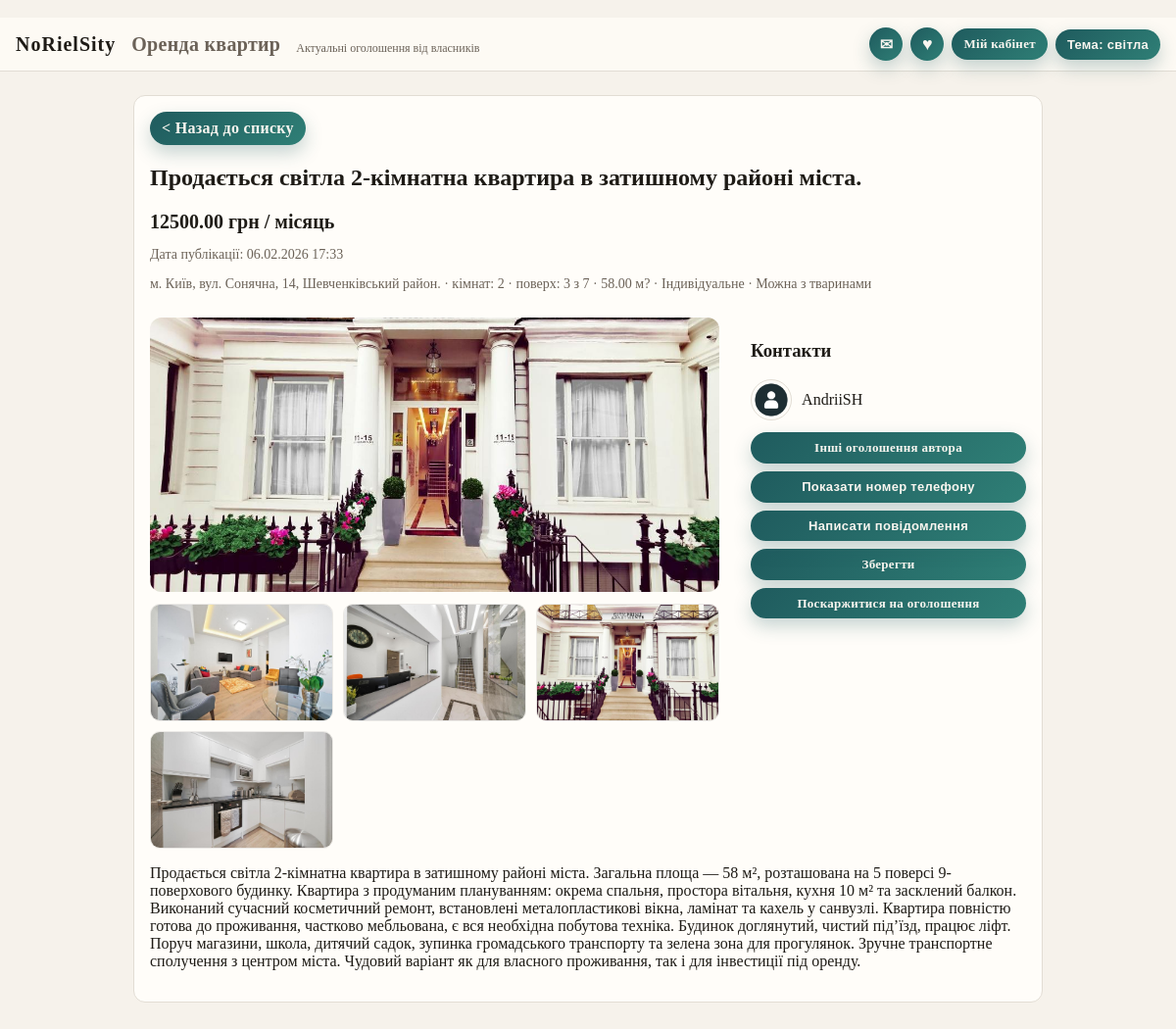
The app's page /listing/1/ with its own data.
### listings/models.py (models this page shows, shortened)
class Listing(models.Model):
    HEATING_INDIVIDUAL = "individual"
    HEATING_CENTRAL = "central"
    HEATING_BUILDING = "building"
    HEATING_OTHER = "other"
    PETS_ALLOWED = "allowed"
    PETS_CATS = "cats_only"
    PETS_NOT_ALLOWED = "not_allowed"
    PETS_NEGOTIABLE = "negotiable"
    HEATING_CHOICES = [
        (HEATING_INDIVIDUAL, "Індивідуальне"),
        (HEATING_CENTRAL, "Централізоване"),
        (HEATING_BUILDING, "Будинкове"),
        (HEATING_OTHER, "Інше"),
    ]
    PETS_CHOICES = [
        (PETS_ALLOWED, "Можна з тваринами"),
        (PETS_CATS, "Можна з котами"),
        (PETS_NOT_ALLOWED, "Не можна"),
        (PETS_NEGOTIABLE, "По домовленості"),
    ]
    ROOMS_1 = "1"
    ROOMS_2 = "2"
    ROOMS_3 = "3"
    ROOMS_4_PLUS = "4+"
    ROOMS_CHOICES = [
        (ROOMS_1, "1"),
        (ROOMS_2, "2"),
        (ROOMS_3, "3"),
        (ROOMS_4_PLUS, "4+"),
    ]
    STATUS_DRAFT = "draft"
    STATUS_PUBLISHED = "published"
    STATUS_ARCHIVED = "archived"
    STATUS_BLOCKED = "blocked"
    STATUS_CHOICES = [
        (STATUS_DRAFT, "Чернетка"),
        (STATUS_PUBLISHED, "Опубліковано"),
        (STATUS_ARCHIVED, "Архів"),
        (STATUS_BLOCKED, "Заблоковано"),
    ]
    owner = models.ForeignKey(
        settings.AUTH_USER_MODEL,
        on_delete=models.CASCADE,
        related_name="listings",
        null=True,
        blank=True,
    )
    title = models.CharField(max_length=120)
    address = models.CharField(max_length=255)
    price_per_month = models.DecimalField(max_digits=10, decimal_places=2)
    floor = models.PositiveSmallIntegerField(null=True, blank=True)
    total_floors = models.PositiveSmallIntegerField(null=True, blank=True)
    heating = models.CharField(max_length=20, choices=HEATING_CHOICES, blank=True)
    pets = models.CharField(max_length=20, choices=PETS_CHOICES, blank=True)
    rooms = models.CharField(max_length=2, choices=ROOMS_CHOICES)
    area_sqm = models.DecimalField(max_digits=7, decimal_places=2, null=True, blank=True)
    description = models.TextField(blank=True)
    photo = models.ImageField(upload_to="listing_photos/", blank=True)
    contact_name = models.CharField(max_length=120)
    contact_phone = models.CharField(max_length=50, blank=True)
    contact_email = models.EmailField(blank=True)
    status = models.CharField(
        max_length=20, choices=STATUS_CHOICES, default=STATUS_PUBLISHED
    )
    views_count = models.PositiveIntegerField(default=0)
    is_active = models.BooleanField(default=True)
    created_at = models.DateTimeField(auto_now_add=True)
    updated_at = models.DateTimeField(auto_now=True)
    class Meta:
        ordering = ["-created_at"]

class ListingImage(models.Model):
    listing = models.ForeignKey(
        Listing, on_delete=models.CASCADE, related_name="images"
    )
    image = models.ImageField(upload_to="listing_photos/")
    uploaded_at = models.DateTimeField(auto_now_add=True)
    class Meta:
        ordering = ["uploaded_at"]

class Profile(models.Model):
    user = models.OneToOneField(settings.AUTH_USER_MODEL, on_delete=models.CASCADE)
    full_name = models.CharField(max_length=120, blank=True)
    phone = models.CharField(max_length=50, blank=True)
    avatar = models.ImageField(
        upload_to="profile_avatars/",
        default="profile_avatars/defolticon.png",
        blank=True,
    )
    last_seen_at = models.DateTimeField(null=True, blank=True)

### listings/views.py (the view, shortened to what this page needs)
# urls.py: path("listing/<int:pk>/", views.listing_detail, name="listing_detail"),
def listing_detail(request, pk: int):
    listing = get_object_or_404(Listing, pk=pk, is_active=True)
    Listing.objects.filter(pk=listing.pk).update(views_count=models.F("views_count") + 1)
    listing.refresh_from_db(fields=["views_count"])
    owner_profile, _ = Profile.objects.get_or_create(user=listing.owner)
    is_favorite = False
    thread_messages = []
    thread_id = None
    modal_open = request.GET.get("open_message") == "1"
    return render(
        request,
        "listings/listing_detail.html",
        {
            "listing": listing,
            "owner_profile": owner_profile,
            "is_favorite": is_favorite,
            "thread_messages": thread_messages,
            "thread_id": thread_id,
            "modal_open": modal_open,
            "owner_last_seen": owner_profile.last_seen_at,
        },
    )

### listings/context_processors.py (called while the page is built, shortened)
def favorites_count(request):
    return {
        "favorites_count": 0,
        "unread_messages_count": 0,
        "latest_received_message_id": 0,
    }

### listings/templates/listings/listing_detail.html (shortened to what this page needs)
{% extends "listings/base.html" %}
{% load listings_extras %}
{% block content %}
  <article class="card">
    <a class="action-primary" href="{% url 'listings:listing_list' %}">< Назад до списку</a>
    <h2>{{ listing.title }}</h2>
    <p class="price">{{ listing.price_per_month }} грн / місяць</p>
    <p class="meta" style="margin-top: -6px;">Дата публікації: {{ listing.created_at|date:"d.m.Y H:i" }}</p>
    <p class="meta">
      {{ listing.address }} · кімнат: {{ listing.get_rooms_display }}
      {% if listing.floor %}
        · поверх: {{ listing.floor }}{% if listing.total_floors %} з {{ listing.total_floors }}{% endif %}
      {% endif %}
      {% if listing.area_sqm %}· {{ listing.area_sqm }} м?{% endif %}
      {% if listing.heating %}· {{ listing.get_heating_display }}{% endif %}
      {% if listing.pets %}· {{ listing.get_pets_display }}{% endif %}
    </p>
    <div class="listing-layout">
      <div>
        {% if listing.photo %}
          <img
            src="{{ listing.photo.url }}"
            alt="{{ listing.title }}"
            class="main-photo"
            data-gallery-src="{{ listing.photo.url }}"
          />
        {% endif %}
        {% if listing.images.all %}
          <div class="gallery-grid">
            {% for image in listing.images.all %}
              <img
                src="{{ image.image.url }}"
                alt="{{ listing.title }}"
                class="gallery-thumb"
                data-gallery-src="{{ image.image.url }}"
              />
            {% endfor %}
          </div>
        {% endif %}
      </div>
      <aside class="contact-card">
        <div class="contact-box">
          <h3>Контакти</h3>
          <div class="owner-row">
            <img class="owner-avatar" src="{{ owner_profile.avatar.url }}" alt="Аватар" />
            <p style="margin: 0;">{{ listing.owner.profile.full_name|default:listing.owner.username }}</p>
          </div>
          <div class="contact-actions">
            <a class="btn secondary contact-main-btn" href="{% url 'listings:author_listings' listing.owner_id %}">
              Інші оголошення автора
            </a>
            {% if listing.contact_phone %}
              <button class="action-primary contact-main-btn" type="button" id="phone-btn" data-phone="{{ listing.contact_phone }}">
                Показати номер телефону
              </button>
            {% endif %}
            <div class="message-wrap">
              <button class="action-primary contact-main-btn" type="button" id="open-message-modal">Написати повідомлення</button>
            </div>
            {% if request.user.is_authenticated %}
              <form method="post" action="{% url 'listings:favorite_toggle' listing.pk %}">
                {% csrf_token %}
                <input type="hidden" name="next" value="{{ request.get_full_path }}" />
                <button class="action-primary contact-main-btn" type="submit">{% if is_favorite %}Видалити збережене{% else %}Зберегти{% endif %}</button>
              </form>
              {% if request.user != listing.owner %}
                <a class="action-primary contact-main-btn" href="{% url 'listings:report_listing' listing.pk %}">
                  Поскаржитися на оголошення
                </a>
              {% endif %}
            {% else %}
              <a class="action-primary contact-main-btn" href="{% url 'login' %}?next={{ request.get_full_path }}">Зберегти</a>
              <a class="action-primary contact-main-btn" href="{% url 'login' %}?next={% url 'listings:report_listing' listing.pk %}">
                Поскаржитися на оголошення
              </a>
            {% endif %}
          </div>
        </div>
      </aside>
    </div>
    {% if listing.description %}
      <p>{{ listing.description }}</p>
    {% endif %}
  </article>
{% endblock %}

### listings/templates/listings/base.html (style rules this page uses)
:root { color-scheme: light; --bg: #f6f2eb; --ink: #1e1b16; --accent: #1f5b5e; --muted: #6b6258; --card: #fffdf9; --border: #e2ddd4; --surface: #fdfaf4; }
html, body { margin: 0 !important; padding: 0 !important; font-family: "Georgia", "Times New Roman", serif; background: var(--bg); color: var(--ink); }
*, *::before, *::after { box-sizing: border-box; }
html { background: var(--bg); }
.card { background: var(--card); border: 1px solid var(--border); border-radius: 12px; padding: 16px; margin-bottom: 16px; }
a { color: var(--accent); text-decoration: none; }
.price { font-size: 20px; font-weight: 700; }
.meta { color: var(--muted); font-size: 14px; }

### listings/templates/listings/listing_detail.html (style rules this page uses)
.listing-layout { display: grid; gap: 16px; }
@media (min-width: 900px) { .listing-layout { grid-template-columns: 65% 35%; align-items: start; } }
.main-photo { width: 100%; height: 280px; object-fit: cover; border-radius: 12px; margin: 12px 0; }
.gallery-grid { display: grid; gap: 10px; grid-template-columns: repeat(auto-fit, minmax(140px, 1fr)); }
.gallery-thumb { width: 100%; height: 120px; object-fit: cover; border-radius: 10px; cursor: pointer; border: 1px solid rgba(0, 0, 0, 0.08); }
.contact-card { position: sticky; top: 16px; }
.contact-box { border: none; border-radius: 12px; padding: 16px; background: transparent; }
.owner-row { display: flex; align-items: center; gap: 10px; margin-bottom: 6px; }
.owner-avatar { width: 42px; height: 42px; border-radius: 999px; object-fit: cover; border: 1px solid var(--border); flex-shrink: 0; }
.contact-actions { display: grid; gap: 8px; margin-top: 12px; }
.contact-actions .btn { text-align: center; }
.contact-main-btn { width: 100%; box-sizing: border-box; display: flex; font-size: 13px; line-height: 1.2; }
.btn { display: inline-flex; align-items: center; justify-content: center; padding: 8px 12px; border-radius: 999px; border: none; background: linear-gradient(135deg, #1f5b5e 0%, #2f7f76 100%); color: #f8f5ef; font-weight: 700; letter-spacing: 0.3px; box-shadow: 0 8px 18px rgba(31, 91, 94, 0.25); text-decoration: none; cursor: pointer; }
.message-wrap { width: 100%; position: relative; }
.action-primary { display: inline-flex; align-items: center; justify-content: center; padding: 8px 12px; border-radius: 999px; border: none; background: linear-gradient(135deg, #1f5b5e 0%, #2f7f76 100%); color: #f8f5ef; font-weight: 700; letter-spacing: 0.3px; box-shadow: 0 8px 18px rgba(31, 91, 94, 0.25); text-decoration: none; cursor: pointer; }

### records on screen
Listing: title "Продається світла 2-кімнатна квартира в затишному районі міста.", price_per_month "12500.00", created_at "06.02.2026 17:33", address "м. Київ, вул. Сонячна, 14, Шевченківський район.", rooms "2", floor "3", total_floors "7", area_sqm "58.00", heating "Індивідуальне", pets "Можна з тваринами", photo (picture), owner.profile.full_name "AndriiSH", description "Продається світла 2-кімнатна квартира в затишному районі міста. Загальна площа — 58 м², розташована на 5 поверсі 9-поверхового будинку. Квартира з продуманим плануванням: окрема спальня, простора вітальня, кухня 10 м² та засклений балкон. Виконаний сучасний косметичний ремонт, встановлені металопластикові вікна, ламінат та кахель у санвузлі. Квартира повністю готова до проживання, частково мебльована, є вся необхідна побутова техніка. Будинок доглянутий, чистий під’їзд, працює ліфт. Поруч магазини, школа, дитячий садок, зупинка громадського транспорту та зелена зона для прогулянок. Зручне транспортне сполучення з центром міста. Чудовий варіант як для власного проживання, так і для…"
ListingImage: image (picture)
ListingImage: image (picture)
ListingImage: image (picture)
ListingImage: image (picture)
Profile: avatar (picture)
